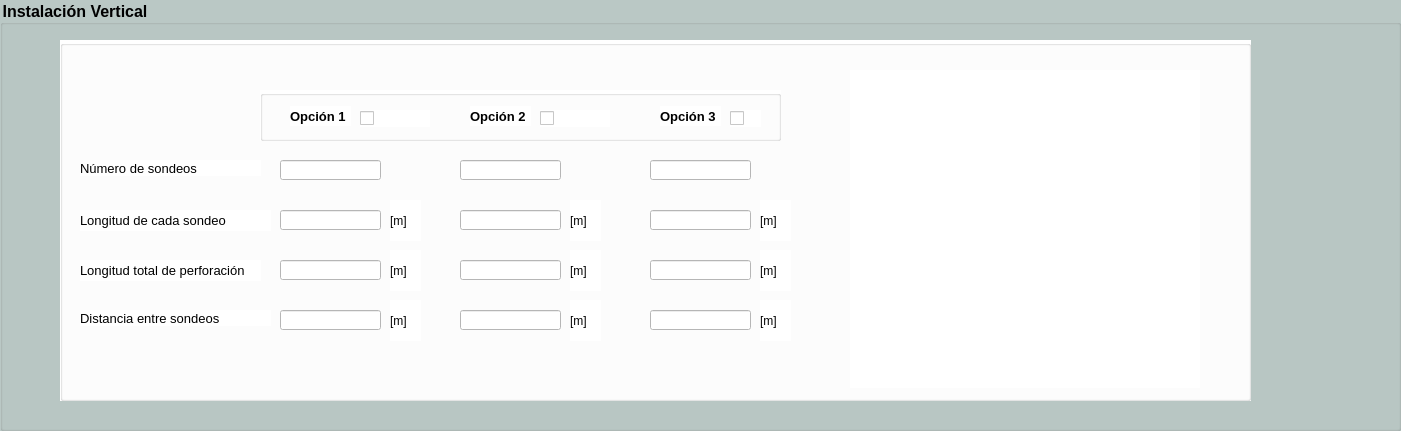
      <widget class="QGroupBox" name="gbinstvertsim_2">
       <property name="geometry">
        <rect>
         <x>60</x>
         <y>350</y>
         <width>1401</width>
         <height>431</height>
        </rect>
       </property>
       <property name="font">
        <font>
         <pointsize>12</pointsize>
         <weight>75</weight>
         <bold>true</bold>
        </font>
       </property>
       <property name="styleSheet">
        <string notr="true">background-color: rgb(186, 200, 197);</string>
       </property>
       <property name="title">
        <string>Instalación Vertical</string>
       </property>
       <widget class="QGroupBox" name="groupBox_11">
        <property name="geometry">
         <rect>
          <x>60</x>
          <y>40</y>
          <width>1191</width>
          <height>361</height>
         </rect>
        </property>
        <property name="styleSheet">
         <string notr="true">background-color: rgb(255, 255, 255);</string>
        </property>
        <property name="title">
         <string/>
        </property>
        <widget class="QLabel" name="lbm_30">
         <property name="geometry">
          <rect>
           <x>510</x>
           <y>210</y>
           <width>31</width>
           <height>41</height>
          </rect>
         </property>
         <property name="text">
          <string>[m]</string>
         </property>
        </widget>
        <widget class="QLabel" name="lbm_31">
         <property name="geometry">
          <rect>
           <x>510</x>
           <y>260</y>
           <width>31</width>
           <height>41</height>
          </rect>
         </property>
         <property name="text">
          <string>[m]</string>
         </property>
        </widget>
        <widget class="QLineEdit" name="lenumsondeosvs_8">
         <property name="geometry">
          <rect>
           <x>400</x>
           <y>120</y>
           <width>101</width>
           <height>20</height>
          </rect>
         </property>
        </widget>
        <widget class="QLineEdit" name="lenumsondeosvs_9">
         <property name="geometry">
          <rect>
           <x>590</x>
           <y>120</y>
           <width>101</width>
           <height>20</height>
          </rect>
         </property>
        </widget>
        <widget class="QLineEdit" name="lelongsondeovs_7">
         <property name="geometry">
          <rect>
           <x>220</x>
           <y>170</y>
           <width>101</width>
           <height>20</height>
          </rect>
         </property>
        </widget>
        <widget class="QLabel" name="lbm_28">
         <property name="geometry">
          <rect>
           <x>330</x>
           <y>210</y>
           <width>31</width>
           <height>41</height>
          </rect>
         </property>
         <property name="text">
          <string>[m]</string>
         </property>
        </widget>
        <widget class="QLabel" name="lbm_33">
         <property name="geometry">
          <rect>
           <x>700</x>
           <y>160</y>
           <width>31</width>
           <height>41</height>
          </rect>
         </property>
         <property name="text">
          <string>[m]</string>
         </property>
        </widget>
        <widget class="QLabel" name="label_37">
         <property name="geometry">
          <rect>
           <x>20</x>
           <y>170</y>
           <width>191</width>
           <height>21</height>
          </rect>
         </property>
         <property name="font">
          <font>
           <pointsize>10</pointsize>
          </font>
         </property>
         <property name="text">
          <string>Longitud de cada sondeo</string>
         </property>
        </widget>
        <widget class="QLineEdit" name="lelongsondeovs_8">
         <property name="geometry">
          <rect>
           <x>400</x>
           <y>170</y>
           <width>101</width>
           <height>20</height>
          </rect>
         </property>
        </widget>
        <widget class="QLabel" name="lbm_27">
         <property name="geometry">
          <rect>
           <x>330</x>
           <y>260</y>
           <width>31</width>
           <height>41</height>
          </rect>
         </property>
         <property name="text">
          <string>[m]</string>
         </property>
        </widget>
        <widget class="QLabel" name="label_38">
         <property name="geometry">
          <rect>
           <x>20</x>
           <y>220</y>
           <width>181</width>
           <height>21</height>
          </rect>
         </property>
         <property name="font">
          <font>
           <pointsize>10</pointsize>
          </font>
         </property>
         <property name="text">
          <string>Longitud total de perforación</string>
         </property>
        </widget>
        <widget class="QLabel" name="lbm_29">
         <property name="geometry">
          <rect>
           <x>330</x>
           <y>160</y>
           <width>31</width>
           <height>41</height>
          </rect>
         </property>
         <property name="text">
          <string>[m]</string>
         </property>
        </widget>
        <widget class="QLabel" name="lbm_35">
         <property name="geometry">
          <rect>
           <x>700</x>
           <y>210</y>
           <width>31</width>
           <height>41</height>
          </rect>
         </property>
         <property name="text">
          <string>[m]</string>
         </property>
        </widget>
        <widget class="QLineEdit" name="lelongtotalvs_9">
         <property name="geometry">
          <rect>
           <x>590</x>
           <y>220</y>
           <width>101</width>
           <height>20</height>
          </rect>
         </property>
        </widget>
        <widget class="QLineEdit" name="lediamperfovs_7">
         <property name="geometry">
          <rect>
           <x>220</x>
           <y>270</y>
           <width>101</width>
           <height>20</height>
          </rect>
         </property>
        </widget>
        <widget class="QLabel" name="label_35">
         <property name="geometry">
          <rect>
           <x>20</x>
           <y>120</y>
           <width>181</width>
           <height>16</height>
          </rect>
         </property>
         <property name="font">
          <font>
           <pointsize>10</pointsize>
          </font>
         </property>
         <property name="text">
          <string>Número de sondeos</string>
         </property>
        </widget>
        <widget class="QLineEdit" name="lediamperfovs_9">
         <property name="geometry">
          <rect>
           <x>590</x>
           <y>270</y>
           <width>101</width>
           <height>20</height>
          </rect>
         </property>
        </widget>
        <widget class="QLabel" name="label_36">
         <property name="geometry">
          <rect>
           <x>20</x>
           <y>270</y>
           <width>191</width>
           <height>16</height>
          </rect>
         </property>
         <property name="font">
          <font>
           <pointsize>10</pointsize>
          </font>
         </property>
         <property name="text">
          <string>Distancia entre sondeos</string>
         </property>
        </widget>
        <widget class="QLineEdit" name="lenumsondeosvs_7">
         <property name="geometry">
          <rect>
           <x>220</x>
           <y>120</y>
           <width>101</width>
           <height>20</height>
          </rect>
         </property>
        </widget>
        <widget class="QLineEdit" name="lelongsondeovs_9">
         <property name="geometry">
          <rect>
           <x>590</x>
           <y>170</y>
           <width>101</width>
           <height>20</height>
          </rect>
         </property>
        </widget>
        <widget class="QLabel" name="lbvertdoble">
         <property name="geometry">
          <rect>
           <x>790</x>
           <y>30</y>
           <width>350</width>
           <height>318</height>
          </rect>
         </property>
         <property name="styleSheet">
          <string notr="true">border-image: url(:/ccr/doble.png);</string>
         </property>
         <property name="text">
          <string/>
         </property>
        </widget>
        <widget class="QGroupBox" name="groupBox_6">
         <property name="geometry">
          <rect>
           <x>200</x>
           <y>50</y>
           <width>521</width>
           <height>51</height>
          </rect>
         </property>
         <property name="title">
          <string/>
         </property>
         <widget class="QCheckBox" name="cbop3_3">
          <property name="geometry">
           <rect>
            <x>470</x>
            <y>20</y>
            <width>31</width>
            <height>17</height>
           </rect>
          </property>
          <property name="text">
           <string/>
          </property>
          <property name="autoExclusive">
           <bool>true</bool>
          </property>
         </widget>
         <widget class="QLabel" name="label_50">
          <property name="geometry">
           <rect>
            <x>400</x>
            <y>16</y>
            <width>61</width>
            <height>20</height>
           </rect>
          </property>
          <property name="font">
           <font>
            <pointsize>10</pointsize>
            <weight>75</weight>
            <bold>true</bold>
           </font>
          </property>
          <property name="text">
           <string>Opción 3</string>
          </property>
         </widget>
         <widget class="QCheckBox" name="cbop1_3">
          <property name="geometry">
           <rect>
            <x>100</x>
            <y>20</y>
            <width>70</width>
            <height>17</height>
           </rect>
          </property>
          <property name="text">
           <string/>
          </property>
          <property name="autoExclusive">
           <bool>true</bool>
          </property>
         </widget>
         <widget class="QCheckBox" name="cbop2_3">
          <property name="geometry">
           <rect>
            <x>280</x>
            <y>20</y>
            <width>70</width>
            <height>17</height>
           </rect>
          </property>
          <property name="text">
           <string/>
          </property>
          <property name="autoExclusive">
           <bool>true</bool>
          </property>
         </widget>
         <widget class="QLabel" name="label_51">
          <property name="geometry">
           <rect>
            <x>210</x>
            <y>16</y>
            <width>61</width>
            <height>20</height>
           </rect>
          </property>
          <property name="font">
           <font>
            <pointsize>10</pointsize>
            <weight>75</weight>
            <bold>true</bold>
           </font>
          </property>
          <property name="text">
           <string>Opción 2</string>
          </property>
         </widget>
         <widget class="QLabel" name="label_52">
          <property name="geometry">
           <rect>
            <x>30</x>
            <y>16</y>
            <width>61</width>
            <height>20</height>
           </rect>
          </property>
          <property name="font">
           <font>
            <pointsize>10</pointsize>
            <weight>75</weight>
            <bold>true</bold>
           </font>
          </property>
          <property name="text">
           <string>Opción 1</string>
          </property>
         </widget>
        </widget>
        <widget class="QLabel" name="lbm_32">
         <property name="geometry">
          <rect>
           <x>510</x>
           <y>160</y>
           <width>31</width>
           <height>41</height>
          </rect>
         </property>
         <property name="text">
          <string>[m]</string>
         </property>
        </widget>
        <widget class="QLineEdit" name="lediamperfovs_8">
         <property name="geometry">
          <rect>
           <x>400</x>
           <y>270</y>
           <width>101</width>
           <height>20</height>
          </rect>
         </property>
        </widget>
        <widget class="QLineEdit" name="lelongtotalvs_8">
         <property name="geometry">
          <rect>
           <x>400</x>
           <y>220</y>
           <width>101</width>
           <height>20</height>
          </rect>
         </property>
        </widget>
        <widget class="QLineEdit" name="lelongtotalvs_7">
         <property name="geometry">
          <rect>
           <x>220</x>
           <y>220</y>
           <width>101</width>
           <height>20</height>
          </rect>
         </property>
        </widget>
        <widget class="QLabel" name="lbm_34">
         <property name="geometry">
          <rect>
           <x>700</x>
           <y>260</y>
           <width>31</width>
           <height>41</height>
          </rect>
         </property>
         <property name="text">
          <string>[m]</string>
         </property>
        </widget>
       </widget>
      </widget>
